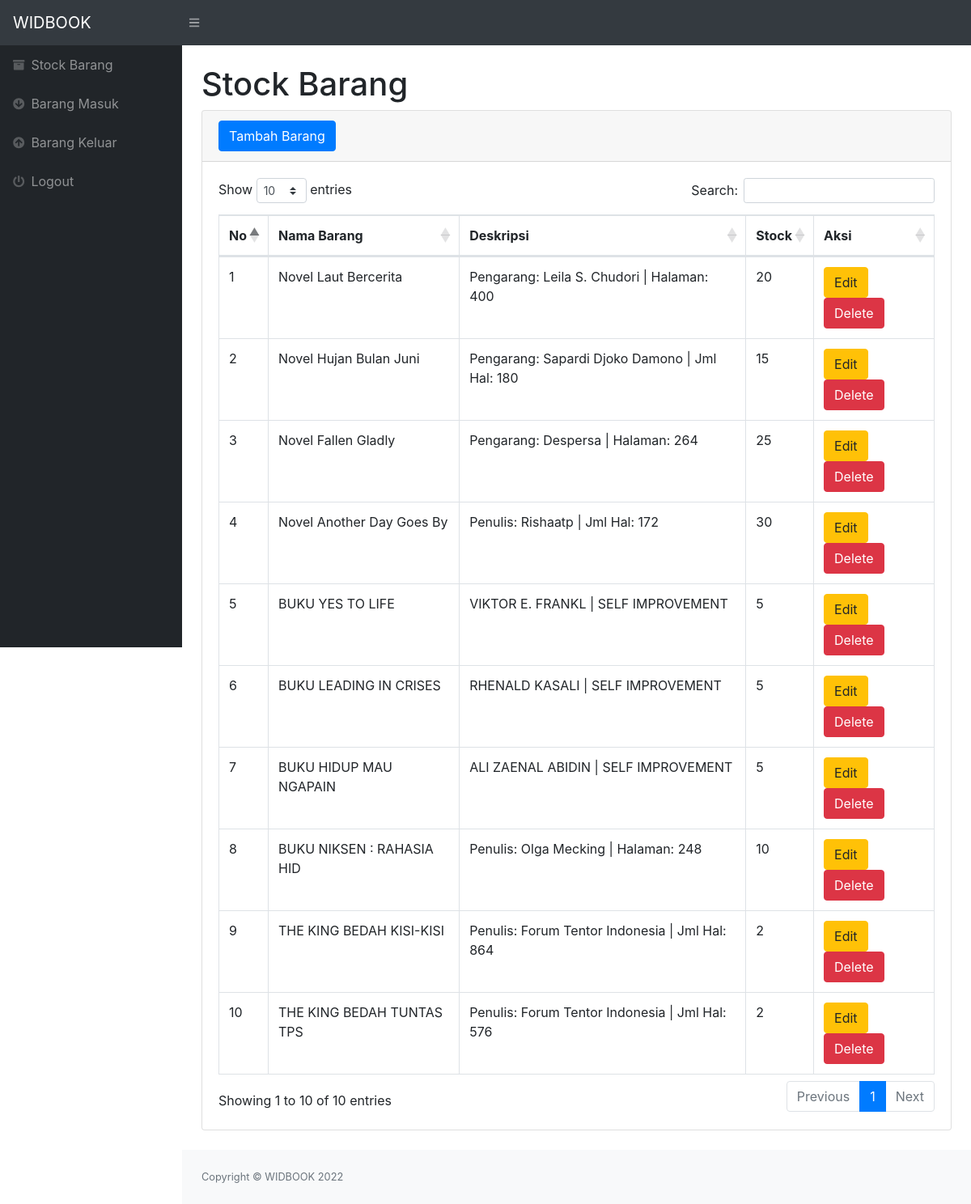
The page / on the database its author committed.
### tables this page shows
CREATE TABLE `stock` (
  `idbarang` int(11) NOT NULL,
  `namabarang` varchar(25) NOT NULL,
  `deskripsi` varchar(50) NOT NULL,
  `stock` int(11) NOT NULL
);

### index.php (the view, shortened to what this page needs)
<?php
require 'koneksi.php';
?>
<!DOCTYPE html>
<html lang="en">
    <head>
        <link href="css/styles.css" rel="stylesheet" />
        <link href="https://cdn.datatables.net/1.10.20/css/dataTables.bootstrap4.min.css" rel="stylesheet" />
    </head>
    <body class="sb-nav-fixed">
        <nav class="sb-topnav navbar navbar-expand navbar-dark bg-dark">
            <a class="navbar-brand" href="index.php">WIDBOOK</a>
            <button class="btn btn-link btn-sm order-1 order-lg-0" id="sidebarToggle" href="#"><i class="fas fa-bars"></i></button>
        </nav>
        <div id="layoutSidenav">
            <div id="layoutSidenav_nav">
                <nav class="sb-sidenav accordion sb-sidenav-dark" id="sidenavAccordion">
                    <div class="sb-sidenav-menu">
                        <div class="nav">
                            <a class="nav-link" href="index.php">
                                <div class="sb-nav-link-icon"><i class="fas fa-archive"></i></div>
                                Stock Barang
                            </a>
                            <a class="nav-link" href="masuk.php">
                                <div class="sb-nav-link-icon"><i class="fas fa-arrow-circle-down"></i></div>
                                Barang Masuk
                            </a>
                            <a class="nav-link" href="keluar.php">
                                <div class="sb-nav-link-icon"><i class="fas fa-arrow-circle-up"></i></div>
                                Barang Keluar
                            </a>
                            <a class="nav-link" href="logout.php">
                                <div class="sb-nav-link-icon"><i class="fas fa-power-off"></i></div>
                                Logout
                            </a>
                </nav>
            </div>
            <div id="layoutSidenav_content">
                <main>
                    <div class="container-fluid">
                        <h1 class="mt-4">Stock Barang</h1>
                        <div class="card mb-4">
                            <div class="card-header">
                                <button type="button" class="btn btn-primary" data-toggle="modal" data-target="#myModal">
                                    Tambah Barang </button>
                            </div>
                            <div class="card-body">
                                <div class="table-responsive">
                                    <table class="table table-bordered" id="dataTable" width="100%" cellspacing="0">
                                        <thead>
                                            <tr>
                                                <th>No</th>
                                                <th>Nama Barang</th>
                                                <th>Deskripsi</th>
                                                <th>Stock</th>
                                                <th>Aksi</th>
                                            </tr>
                                        </thead>
                                        <tbody>
                                            <?php
                                            $ambilsemuadatastock = mysqli_query($conn, "SELECT * FROM stock");
                                            $i = 1;
                                            while($data = mysqli_fetch_array($ambilsemuadatastock)){
                                                $namabarang = $data['namabarang'];
                                                $deskripsi = $data['deskripsi'];
                                                $stock = $data['stock'];
                                                $idb = $data['idbarang'];
                                            ?>
                                            <tr>
                                                <td><?=$i++;?></td>
                                                <td><?=$namabarang;?></td>
                                                <td><?=$deskripsi;?></td>
                                                <td><?=$stock;?></td>
                                                <td>
                                                    <button type="button" class="btn btn-warning"
                                                    data-toggle="modal" data-target="#edit<?=$idb;?>">
                                                    Edit </button>
                                                    <button type="button" class="btn btn-danger"
                                                    data-toggle="modal" data-target="#delete<?=$idb;?>">
                                                    Delete </button>
                                                </td>
                                            </tr>
                                            </div>
                                            <?php
                                            };
                                            ?>
                <footer class="py-4 bg-light mt-auto">
                    <div class="container-fluid">
                        <div class="d-flex align-items-center justify-content-between small">
                            <div class="text-muted">Copyright &copy; WIDBOOK 2022</div>
                        </div>
                    </div>
                </footer>
    </body>
</html>

### rows shown on the page
stock: namabarang "Novel Laut Bercerita", deskripsi "Pengarang: Leila S. Chudori | Halaman: 400", stock "20"
stock: namabarang "Novel Hujan Bulan Juni", deskripsi "Pengarang: Sapardi Djoko Damono | Jml Hal: 180", stock "15"
stock: namabarang "Novel Fallen Gladly", deskripsi "Pengarang: Despersa | Halaman: 264", stock "25"
stock: namabarang "Novel Another Day Goes By", deskripsi "Penulis: Rishaatp | Jml Hal: 172", stock "30"
stock: namabarang "BUKU YES TO LIFE", deskripsi "VIKTOR E. FRANKL | SELF IMPROVEMENT", stock "5"
stock: namabarang "BUKU LEADING IN CRISES", deskripsi "RHENALD KASALI | SELF IMPROVEMENT", stock "5"
stock: namabarang "BUKU HIDUP MAU NGAPAIN", deskripsi "ALI ZAENAL ABIDIN | SELF IMPROVEMENT", stock "5"
stock: namabarang "BUKU NIKSEN : RAHASIA HID", deskripsi "Penulis: Olga Mecking | Halaman: 248", stock "10"
stock: namabarang "THE KING BEDAH KISI-KISI", deskripsi "Penulis: Forum Tentor Indonesia | Jml Hal: 864", stock "2"
stock: namabarang "THE KING BEDAH TUNTAS TPS", deskripsi "Penulis: Forum Tentor Indonesia | Jml Hal: 576", stock "2"
